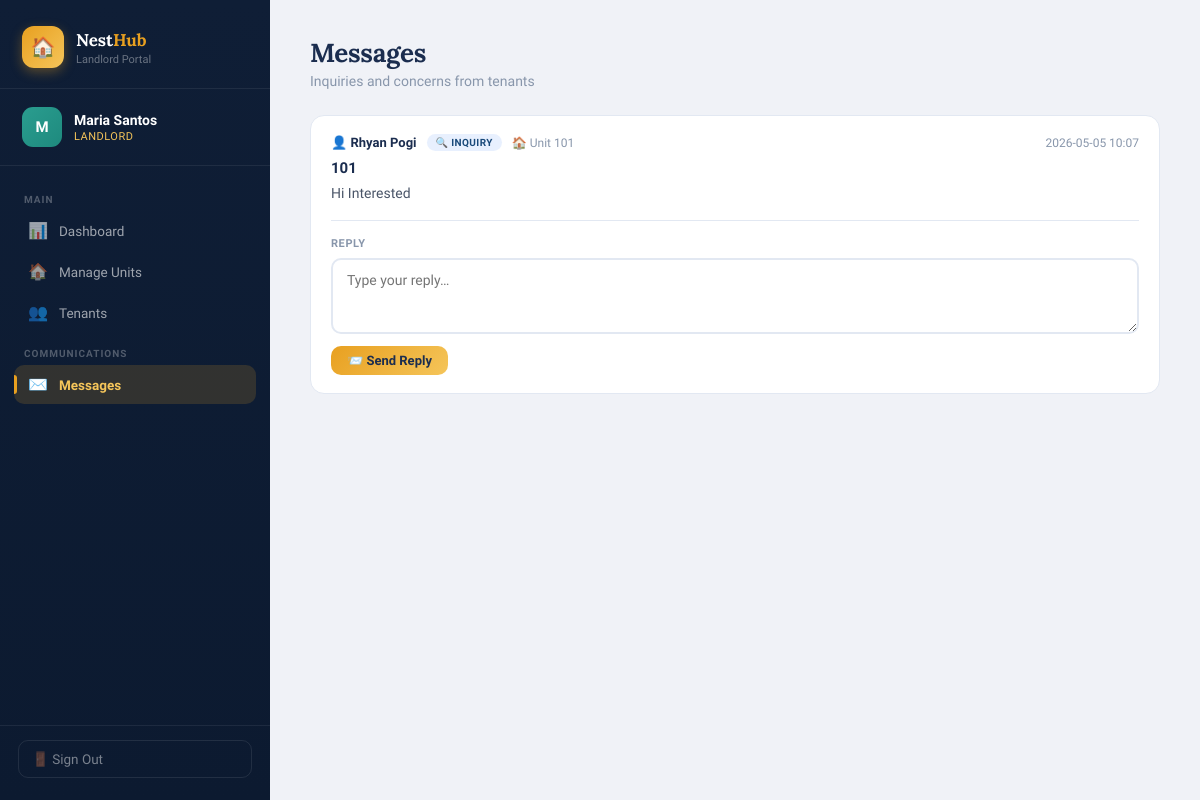
Page /landlord/messages (signed in) on the committed database.
### tables this page shows
CREATE TABLE user (
        id INTEGER PRIMARY KEY AUTOINCREMENT,
        username TEXT UNIQUE NOT NULL,
        password TEXT NOT NULL,
        role TEXT NOT NULL,
        full_name TEXT NOT NULL,
        email TEXT,
        phone TEXT,
        created_at TEXT DEFAULT (datetime('now'))
    );

CREATE TABLE message (
        id INTEGER PRIMARY KEY AUTOINCREMENT,
        sender_id INTEGER NOT NULL REFERENCES user(id),
        receiver_id INTEGER NOT NULL REFERENCES user(id),
        subject TEXT NOT NULL,
        body TEXT NOT NULL,
        message_type TEXT DEFAULT 'general',
        unit_id INTEGER REFERENCES unit(id),
        is_read INTEGER DEFAULT 0,
        created_at TEXT DEFAULT (datetime('now'))
    );

CREATE TABLE unit (
        id INTEGER PRIMARY KEY AUTOINCREMENT,
        unit_number TEXT UNIQUE NOT NULL,
        floor INTEGER NOT NULL,
        unit_type TEXT NOT NULL,
        monthly_rent REAL NOT NULL,
        description TEXT,
        amenities TEXT,
        is_occupied INTEGER DEFAULT 0,
        tenant_id INTEGER REFERENCES user(id),
        occupancy_start TEXT,
        monthly_due_day INTEGER DEFAULT 1,
        created_at TEXT DEFAULT (datetime('now'))
    );

### views.py (the view)
@main_bp.route('/landlord/messages')
@login_required(role='landlord')
def landlord_messages():
    uid = session['user_id']
    conn = get_db()
    user = row_to_dict(conn.execute("SELECT * FROM user WHERE id=?", (uid,)).fetchone())
    messages = [row_to_dict(r) for r in conn.execute(
        """SELECT m.*, u.full_name as sender_name, un.unit_number as unit_number
           FROM message m JOIN user u ON u.id=m.sender_id
           LEFT JOIN unit un ON un.id=m.unit_id
           WHERE m.receiver_id=? ORDER BY m.created_at DESC""", (uid,)).fetchall()]
    conn.execute("UPDATE message SET is_read=1 WHERE receiver_id=?", (uid,))
    conn.commit()
    unread_msgs = 0
    conn.close()
    return render_template('landlord_messages.html', user=user, messages=messages, unread_msgs=unread_msgs)

### models.py (called while the page is built)
def get_db():
    conn = sqlite3.connect(DB_PATH)
    conn.row_factory = sqlite3.Row
    conn.execute("PRAGMA foreign_keys = ON")
    return conn

### views.py (called while the page is built)
def login_required(role=None):
    def decorator(f):
        @wraps(f)
        def wrapped(*args, **kwargs):
            uid = session.get('user_id')
            if not uid:
                flash('Please log in.', 'warning')
                return redirect(url_for('main.login'))
            if role and session.get('user_role') != role:
                flash('Access denied.', 'danger')
                return redirect(url_for('main.login'))
            return f(*args, **kwargs)
        return wrapped
    return decorator

def row_to_dict(row):
    return dict(row) if row else None

### templates/landlord_messages.html (shortened to what this page needs)
{% extends 'base.html' %}
{% from 'sidebar.html' import landlord_sidebar %}
{% block body %}
<div class="app-wrapper">
  {{ landlord_sidebar(user, 'messages', unread_msgs) }}
  <main class="main-content">
    <div class="page-header">
      <h1>Messages</h1>
      <p>Inquiries and concerns from tenants</p>
    </div>
    {% if messages %}
    <div class="message-list">
      {% for msg in messages %}
      <div class="message-item">
        <div class="message-header">
          <div style="display:flex;align-items:center;gap:10px;flex-wrap:wrap;">
            <span class="message-from">👤 {{ msg.sender_name }}</span>
            <span class="unit-badge badge-{{ msg.message_type }}" style="position:static;display:inline-block;">
              {% if msg.message_type == 'inquiry' %}🔍 Inquiry
              {% elif msg.message_type == 'concern' %}⚠️ Concern
              {% else %}💬 General{% endif %}
            </span>
            {% if msg.unit_number %}
            <span style="font-size:12px;color:var(--text-muted);">🏠 Unit {{ msg.unit_number }}</span>
            {% endif %}
          </div>
          <span class="message-time">{{ msg.created_at[:16] }}</span>
        </div>
        <div class="message-subject" style="margin-top:8px;">{{ msg.subject }}</div>
        <div style="font-size:14px;color:var(--text-mid);margin-top:6px;line-height:1.5;">{{ msg.body }}</div>
        <div class="reply-form">
          <div style="font-size:11px;font-weight:700;text-transform:uppercase;letter-spacing:0.6px;color:var(--text-muted);margin-bottom:8px;">Reply</div>
          <form method="POST" action="{{ url_for('main.landlord_reply', msg_id=msg.id) }}">
            <textarea name="reply_body" placeholder="Type your reply…" rows="3"></textarea>
            <div style="margin-top:8px;">
              <button type="submit" class="btn btn-gold btn-sm">📨 Send Reply</button>
            </div>
          </form>
        </div>
      </div>
      {% endfor %}
    </div>
    {% endif %}
  </main>
</div>
{% endblock %}

### templates/sidebar.html (shortened to what this page needs)
{% macro landlord_sidebar(user, active, unread_msgs=0) %}
<aside class="sidebar">
  <div class="sidebar-brand">
    <div class="logo-row">
      <div class="logo-box">🏠</div>
      <div>
        <h2>Nest<span>Hub</span></h2>
        <p>Landlord Portal</p>
      </div>
    </div>
  </div>
  <div class="sidebar-user">
    <div class="user-avatar">{{ user.full_name[0] }}</div>
    <div>
      <div class="user-name">{{ user.full_name }}</div>
      <div class="user-role gold">Landlord</div>
    </div>
  </div>
  <nav class="sidebar-nav">
    <div class="nav-section-label">Main</div>
    <a href="{{ url_for('main.landlord_dashboard') }}" class="nav-item {% if active == 'dashboard' %}active{% endif %}">
      <span class="nav-icon">📊</span> Dashboard
    </a>
    <a href="{{ url_for('main.landlord_units') }}" class="nav-item {% if active == 'units' %}active{% endif %}">
      <span class="nav-icon">🏠</span> Manage Units
    </a>
    <a href="{{ url_for('main.landlord_tenants') }}" class="nav-item {% if active == 'tenants' %}active{% endif %}">
      <span class="nav-icon">👥</span> Tenants
    </a>
    <div class="nav-section-label">Communications</div>
    <a href="{{ url_for('main.landlord_messages') }}" class="nav-item {% if active == 'messages' %}active{% endif %}">
      <span class="nav-icon">✉️</span> Messages
    </a>
  </nav>
  <div class="sidebar-footer">
    <a href="{{ url_for('main.logout') }}" class="logout-btn">🚪 Sign Out</a>
  </div>
</aside>
{% endmacro %}

### rows in the picture
user: full_name "M", full_name "Maria Santos"
message: sender_name "Rhyan Pogi", message_type "🔍 INQUIRY", unit_number "101", created_at "2026-05-05 10:07", subject "101", body "Hi Interested"
